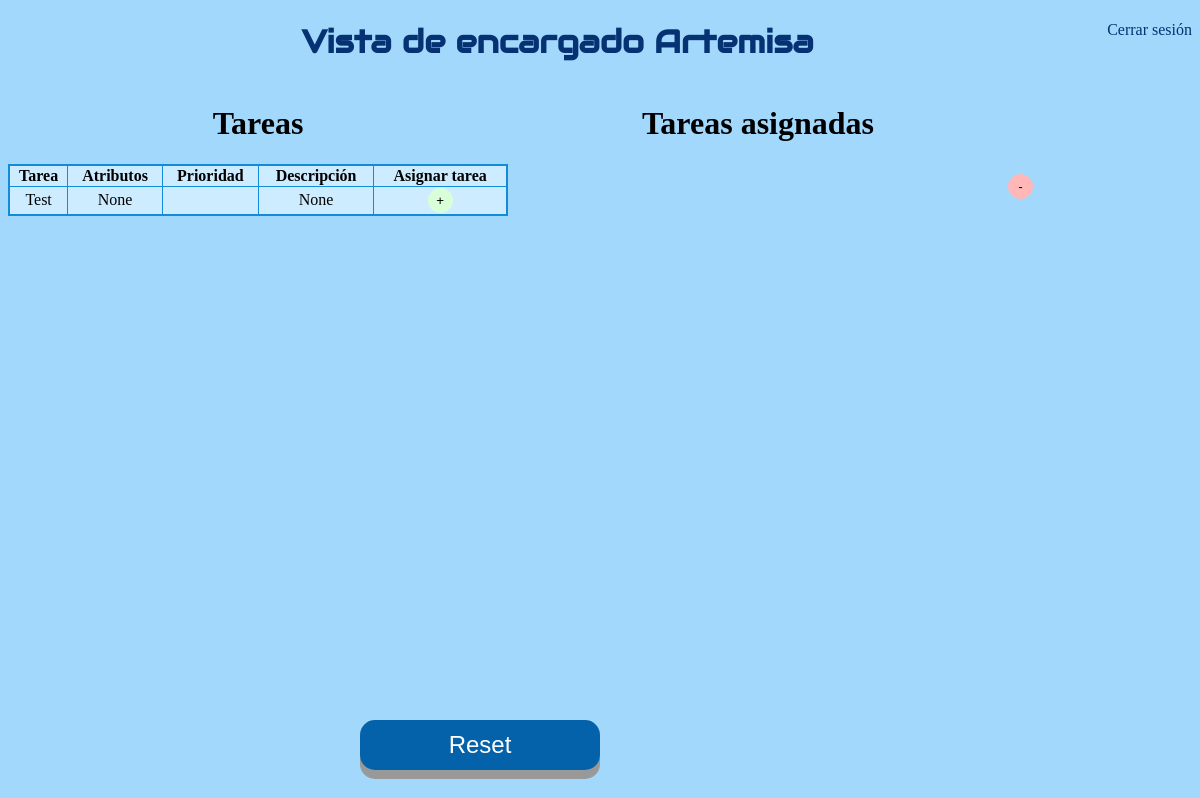
/interfaz_encargado.html, run on the app's committed database.
### app.py (models this page shows)
class Todo(db.Model): #Tabla para tareas creadas
    id = db.Column(db.Integer, primary_key=True)
    content = db.Column(db.String(200), nullable=False)
    priority = db.Column(db.String(200))        # prioridad
    descripcion = db.Column(db.String(200))             # Descripcion
    atributos = db.Column(db.String(800))               # Atributos

### app.py (the view)
@app.route('/interfaz_encargado.html', methods=['POST','GET'])   # Redireccion a Encargado
def encargado():
    tasks = Todo.query.order_by(Todo.id).all() # tareas ordenadas por id
    return render_template('interfaz_encargado.html', tasks=tasks)

### templates/interfaz_encargado.html (shortened to what this page needs)
{% extends 'base.html' %}
{% block body %}
<a style="float:right" href="index.html">Cerrar sesión</a>
    <center>
        <h1 class="principal"> Vista de encargado Artemisa</h1>
    </center>
    <div class="inline-div-izquierda">
        <h1 class="Copper">Tareas</h1>
        <center>
            <table>
                <tr>
                    <th> Tarea</th>
                    <th>Atributos</th>
                    <th>Prioridad</th>
                    <th>Descripción</th>
                    <th>Asignar tarea</th>
                </tr>
                {% for task in tasks %}
                    {% if task.id!=0 %}
                            <tr>
                            <td> {{ task.content }}</td>
                            <td>
                                {{task.atributos}}
                            </td>
                            <td>
                            </td>
                            <td>
                                {{task.descripcion}}
                            </td>
                            <td>
                                <button type="button" class="button3" onClick="window.location.href='/asignar/{{task.id}}';">+</button>
                            </td>
                        </tr>
                    {% endif %}
                {% endfor %}
            </table>
        </center>
    </div>
    <center>
        <div class="inline-div-izquierda">
            <h1 class="Copper"> Tareas asignadas</h1>
        </div>
    </center>
    <div class="inline-div-izquierda2">
        <br> <br> <br> <br> <br>
        <button type="button" class="button4" onClick="eliminar()">-</button> <br>
    </div>
    <button id="boton2" class="button2" onclick="window.location.href='interfaz_encargado.html';">Reset</button>
{% endblock %}

### static/css/main.css (style rules this page uses)
a:link { text-decoration: none; color: rgb(6, 50, 115); }
body { background-color: #a1d8fb; }
h1.Copper { font-family: Copperplate, Papyrus, fantasy; text-align: center }
h1.principal { font-family: "Audiowide", sans-serif; color: rgb(6, 50, 115); }
.button2 { width: 20%; height: 50px; font-size: 24px; text-align: center; position: absolute; bottom: 30px; right: 600px; cursor: pointer; outline: none; color: #fff; background-color: #0462aa; border: none; border-radius: 15px; box-shadow: 0 9px #999; }
.button3 { width: 25px; height: 25px; border: none; border-radius: 15px; background-color: #d8ffd8; }
.button4 { width: 25px; height: 25px; border: none; border-radius: 15px; background-color: #ffb7b7; }
.inline-div-izquierda { width: 500px; float: left; }
.inline-div-izquierda2 { width: 72px; float: left; }
table { border: 2px solid rgb(18, 139, 219); border-collapse: collapse; width: 100%; text-align: center; background-color: #ceecff; }
th, td { border: 1px solid rgb(18, 139, 219); }

### data on the page
Todo: content "Test", atributos "None", descripcion "None"
